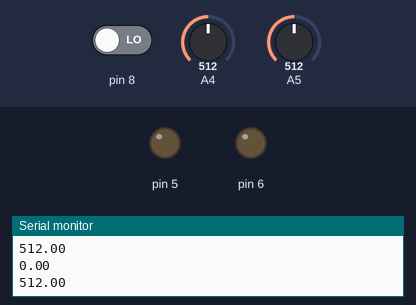
The sketch below on a simulated Arduino Uno, built with avr-gcc and run on an emulated ATmega328P. On the bench: output pins drawn as LEDs (lit = HIGH), the last lines printed to the serial monitor. The inputs (shaded band) are chosen by the test bench; at power-on: pin 8 LOW, A5 = 512, A4 = 512.

Above: at 1.2 s.
1.3 s: pin 8 driven HIGH
At 2.5 s:
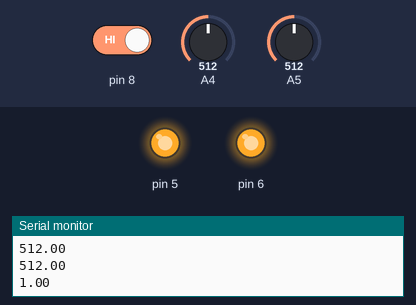
2.8 s: A5 set to 542
4.3 s: A5 set to 565
At 4.9 s:
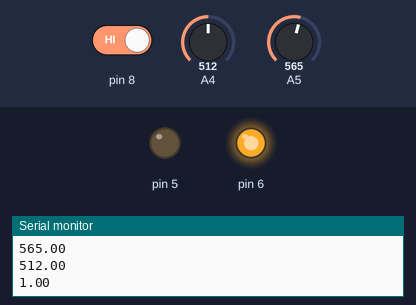
5.8 s: A5 set to 540
At 6.4 s:
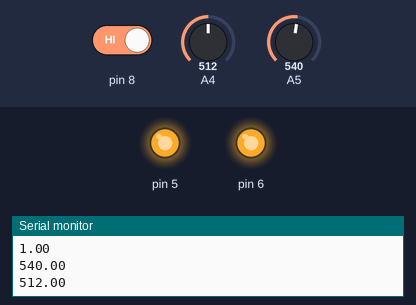
7.3 s: A5 set to 560
At 8.3 s:
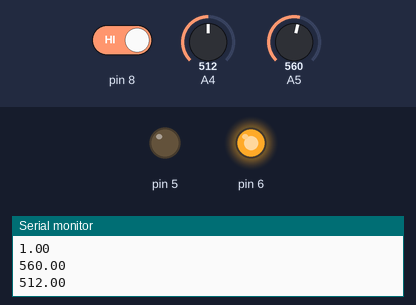
Timing chart, 0 to 9.8 s (numbered marks = the images above; inputs shaded):
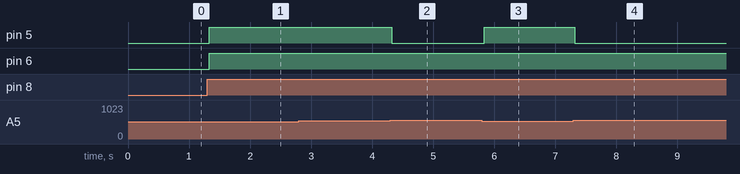

Measured:
- the behaviour switches between 550 and 551 on A5 (found by bisection; images 1 and 2)
- after the input at 1.3 s, pin 5, pin 6: LOW → HIGH at once
- after the input at 4.3 s, pin 5: HIGH → LOW at once
- after the input at 5.8 s, pin 5: LOW → HIGH at once
- after the input at 7.3 s, pin 5: HIGH → LOW at once

The sketch:

CODE.ino
```cpp
float X,Y,Z,temp;
void setup()
{
  pinMode(8,INPUT);
  pinMode(5,OUTPUT);
  pinMode(6,OUTPUT);
  pinMode(A5,INPUT);
  pinMode(A4,INPUT);
  Serial.begin(9600);
}
void loop()
{
  X=digitalRead(8);
  Y=analogRead(A5);
  Z=analogRead(A4);
  Serial.println(X);
  Serial.println(Y);
  Serial.println(Z);
  temp=(double)Z/1024;
  temp=temp*5;
  temp=temp-0.5;
  temp=temp+100;
  if((X>0))
  {
    if((Y<550) && (temp>30))
       {
         digitalWrite(5, HIGH);
         digitalWrite(6, HIGH);
       }
       else if((Y<550)&&(temp<30))
    {
      digitalWrite(5,HIGH);
      digitalWrite(6,LOW);
    }
    else if((Y>550)&&(temp>30))
    {
      digitalWrite(5,LOW);
      digitalWrite(6,HIGH);
    }
    else if((Y>550)&&(temp<30))
    {
      digitalWrite(5,LOW);
      digitalWrite(6,LOW);
    }
  }
  else
  {
    digitalWrite(5,LOW);
    digitalWrite(6,LOW);
  }
}


    
```
